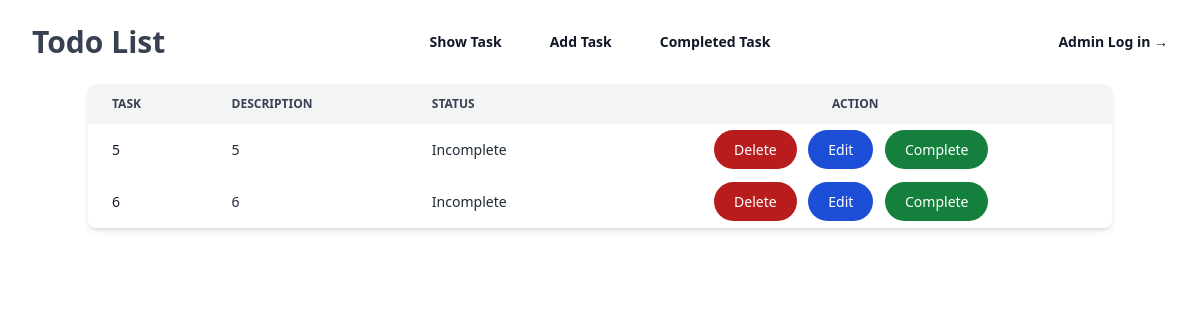
The page / on the database its author committed.
### todo/models.py (models this page shows)
class TaskModel(models.Model):
    taskTitle = models.CharField(max_length=30)
    taskDescription = models.CharField(max_length=100)
    is_completed = models.BooleanField(default=False)

### todo/views.py (the view)
# urls.py: path("", Show_Task.as_view(), name="show_task"),
class Show_Task(ListView):
    model = TaskModel
    template_name = "show_tasks.html"
    context_object_name = "tasks"
    def get_queryset(self):
        return TaskModel.objects.filter(is_completed=False)

### todo/templates/show_tasks.html
{% extends "base.html" %}
{% block content %}
<div class="relative overflow-x-auto shadow-md sm:rounded-lg">
    <table class="w-full text-sm text-left text-gray-800">
        <thead class="text-xs text-gray-700 uppercase bg-gray-100">
            <tr>
                <th scope="col" class="px-6 py-3">
                    Task
                </th>
                <th scope="col" class="px-6 py-3">
                    Description
                </th>
                <th scope="col" class="px-6 py-3">
                    Status
                </th>
                <th scope="col" class="px-6 py-3 text-center">
                    Action
                </th>
            </tr>
        </thead>
        <tbody>
            {% for task in tasks %}
            <tr>
                <th scope="row" class="px-6 py-4 font-medium text-gray-900 whitespace-nowrap">
                    {{task.taskTitle}}
                </th>
                <td class="px-6 py-4">
                    {{task.taskDescription}}
                </td>
                <td class="px-6 py-4">
                   {% if task.is_completed %}
                   Completed
                   {% else %}
                   Incomplete
                   {% endif %}
                </td>
                <td class="px-6 py-4 text-center">
                    <a href="{% url 'delete_task' task.id %}" class="text-white bg-red-700 hover:bg-red-800 focus:outline-none focus:ring-4 focus:ring-red-300 font-medium rounded-full text-sm px-5 py-2.5 text-center mr-2 mb-2 dark:bg-red-600 dark:hover:bg-red-700 dark:focus:ring-red-900">Delete</a>
                    <a href="{% url 'edit_task' task.id %}" class="text-white bg-blue-700 hover:bg-blue-800 focus:outline-none focus:ring-4 focus:ring-blue-300 font-medium rounded-full text-sm px-5 py-2.5 text-center mr-2 mb-2 dark:bg-blue-600 dark:hover:bg-blue-700 dark:focus:ring-blue-800">Edit</a>
                    <a href="{% url 'complete' task.id %}" class="text-white bg-green-700 hover:bg-green-800 focus:outline-none focus:ring-4 focus:ring-green-300 font-medium rounded-full text-sm px-5 py-2.5 text-center mr-2 mb-2 dark:bg-green-600 dark:hover:bg-green-700 dark:focus:ring-green-800">Complete</a>
                </td>
            </tr>
            {% endfor %}
        </tbody>
    </table>
</div>
{% endblock content %}

### rows shown on the page
TaskModel: taskTitle "5", taskDescription "5", is_completed "Incomplete"
TaskModel: taskTitle "6", taskDescription "6", is_completed "Incomplete"
